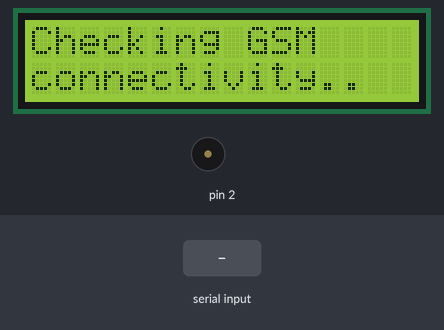
Bench run of a sketch on a simulated Arduino Uno, built with avr-gcc and run on an emulated ATmega328P. On the bench: 16×2 character LCD, buzzer (waves = sounding). Inputs (shaded band) come from the test bench. The modem accepts every AT command (registered, SIM ready, sends succeed) and sends nothing else.

Above: at 2.2 s.
At 14.9 s:
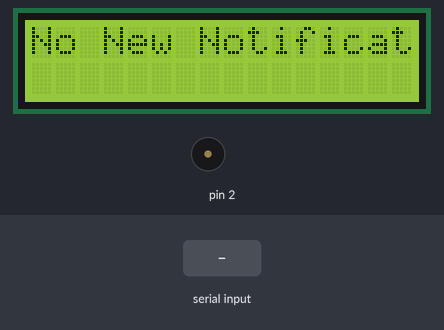
15.0 s: "*" received over the second serial link
At 17.8 s:
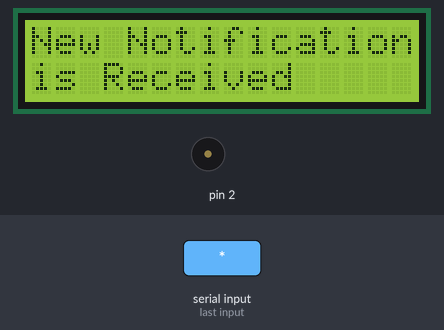
At 24.7 s:
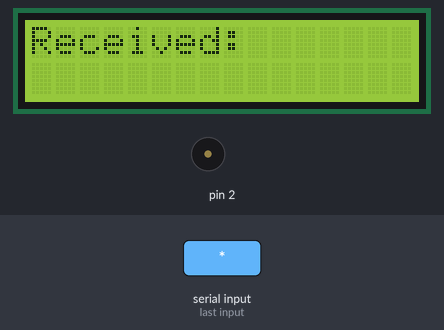
Timing chart, 0 to 25.0 s (numbered marks = the images above; inputs shaded):
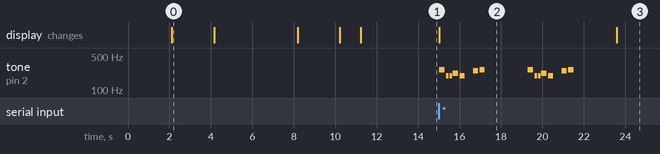

The sketch:

j.ino
```cpp
//--------<electronics-project-hub>com-------//
#include <LiquidCrystal_I2C.h>
#include <SoftwareSerial.h>
#include <TimeLib.h>

LiquidCrystal_I2C lcd(0x3F, 16, 2);
SoftwareSerial gsm(8, 9); // Rx, Tx
int var_1 = 0;
int var_2 = 0;
int var_3 = 0;
int var_4 = 0;
int var_5 = 0;
int thisNote = 0;

char string[200];
char message[100];

#define NOTE_B0  31
#define NOTE_C1  33
#define NOTE_CS1 35
#define NOTE_D1  37
#define NOTE_DS1 39
#define NOTE_E1  41
#define NOTE_F1  44
#define NOTE_FS1 46
#define NOTE_G1  49
#define NOTE_GS1 52
#define NOTE_A1  55
#define NOTE_AS1 58
#define NOTE_B1  62
#define NOTE_C2  65
#define NOTE_CS2 69
#define NOTE_D2  73
#define NOTE_DS2 78
#define NOTE_E2  82
#define NOTE_F2  87
#define NOTE_FS2 93
#define NOTE_G2  98
#define NOTE_GS2 104
#define NOTE_A2  110
#define NOTE_AS2 117
#define NOTE_B2  123
#define NOTE_C3  131
#define NOTE_CS3 139
#define NOTE_D3  147
#define NOTE_DS3 156
#define NOTE_E3  165
#define NOTE_F3  175
#define NOTE_FS3 185
#define NOTE_G3  196
#define NOTE_GS3 208
#define NOTE_A3  220
#define NOTE_AS3 233
#define NOTE_B3  247
#define NOTE_C4  262
#define NOTE_CS4 277
#define NOTE_D4  294
#define NOTE_DS4 311
#define NOTE_E4  330
#define NOTE_F4  349
#define NOTE_FS4 370
#define NOTE_G4  392
#define NOTE_GS4 415
#define NOTE_A4  440
#define NOTE_AS4 466
#define NOTE_B4  494
#define NOTE_C5  523
#define NOTE_CS5 554
#define NOTE_D5  587
#define NOTE_DS5 622
#define NOTE_E5  659
#define NOTE_F5  698
#define NOTE_FS5 740
#define NOTE_G5  784
#define NOTE_GS5 831
#define NOTE_A5  880
#define NOTE_AS5 932
#define NOTE_B5  988
#define NOTE_C6  1047
#define NOTE_CS6 1109
#define NOTE_D6  1175
#define NOTE_DS6 1245
#define NOTE_E6  1319
#define NOTE_F6  1397
#define NOTE_FS6 1480
#define NOTE_G6  1568
#define NOTE_GS6 1661
#define NOTE_A6  1760
#define NOTE_AS6 1865
#define NOTE_B6  1976
#define NOTE_C7  2093
#define NOTE_CS7 2217
#define NOTE_D7  2349
#define NOTE_DS7 2489
#define NOTE_E7  2637
#define NOTE_F7  2794
#define NOTE_FS7 2960
#define NOTE_G7  3136
#define NOTE_GS7 3322
#define NOTE_A7  3520
#define NOTE_AS7 3729
#define NOTE_B7  3951
#define NOTE_C8  4186
#define NOTE_CS8 4435
#define NOTE_D8  4699
#define NOTE_DS8 4978
int melody[] =
{
  NOTE_C4, NOTE_G3, NOTE_G3, NOTE_A3, NOTE_G3, 0, NOTE_B3, NOTE_C4
};
int noteDurations[] =
{
  4, 8, 8, 4, 4, 4, 4, 4
};
void setup()
{
  lcd.init();
  lcd.backlight();
  Serial.begin(9600);
  gsm.begin(9600);
  lcd.clear();
  lcd.setCursor(0, 0);
  lcd.print("Booting....");
  lcd.setCursor(0, 1);
  lcd.print("****************");
  delay(2000);
  lcd.clear();
  lcd.setCursor(0, 0);
  lcd.print("Checking GSM");
  lcd.setCursor(0, 1);
  lcd.print("connectivity..");
  boolean AT = true;
  while (AT)
  {
    gsm.println("AT");
    while (gsm.available() > 0)
    {
      if (gsm.find("OK"))
        AT = false;
    }
    delay(1000);
  }
  lcd.clear();
  lcd.print("GSM Module is");
  lcd.setCursor(0, 1);
  lcd.print("Connnected.");
  delay(2000);
  boolean echo = true;
  while (echo)
  {
    gsm.println("ATE0");
    while (gsm.available() > 0)
    {
      if (gsm.find("OK"))
        echo = false;
    }
    delay(1000);
  }
  lcd.clear();
  lcd.setCursor(0, 0);
  lcd.print("Establishing");
  lcd.setCursor(0, 1);
  lcd.print("Network...");
  boolean network = true;
  while (network)
  {
    gsm.println("AT+CPIN?");
    while (gsm.available() > 0)
    {
      if (gsm.find("+CPIN: READY"))
        network = false;
    }
    delay(1000);
  }
  lcd.clear();
  lcd.setCursor(0, 0);
  lcd.print("Network ");
  lcd.setCursor(0, 1);
  lcd.print("Established!");
  delay(1000);
  lcd.clear();
  lcd.setCursor(0, 0);
  lcd.print("No New Notification");
  delay(1000);
  gsm.println("AT+CNMI=2,2,0,0,0");
  delay(500);
  gsm.println("AT+CMGF=1");
  delay(1000);
}
void loop()
{
     while (gsm.available())
      {
        char Char = (char)gsm.read();
        string[var_2++] = Char;
        if (Char == '*')
        {
          var_1 = 1;
          lcd.clear();
          lcd.setCursor(0, 0);
          lcd.print("New Notification");
          lcd.setCursor(0, 1);
          lcd.print("is Received");
          for (var_5 = 0; var_5 < 2; var_5++)
          {
            for (thisNote = 0; thisNote < 8; thisNote++)
            {
              int noteDuration = 1000 / noteDurations[thisNote];
              tone(2, melody[thisNote], noteDuration);
              int pauseBetweenNotes = noteDuration * 1.30;
              delay(pauseBetweenNotes);
              noTone(2);
            }
            delay(2000);
          }
        }
      }
      if (var_1 == 1)
      {
        var_3 = 0;
        var_4 = 0;
        var_1 = 0;
        while (var_3 < var_2)
        {
          while (string[var_3] == '@')
          {
            var_3++;
            while (string[var_3] != '*')
            {
              message[var_4++] = string[var_3++];
            }
          }
          var_3++;
        }
        message[var_4] = '\0';
        lcd.clear();
        lcd.setCursor(0, 0);
        lcd.print("Received: ");

        lcd.setCursor(0, 1);
        lcd.print(message);
        delay(2000);
        var_1 = 0;
        var_2 = 0;
        var_3 = 0;
        var_4 = 0;
      }


}
//--------<electronics-project-hub>com-------//
```

Source omitted: icons.c (data table, 53161 bytes)

Measured:
- after the input at 15.0 s, tone on pin 2: plays 262 Hz for 0.25 s, 196 Hz for 0.13 s, 196 Hz for 0.13 s, 220 Hz for 0.25 s, 196 Hz for 0.25 s, 247 Hz for 0.25 s … (14 notes in this stretch), starting at once; the display: changes at once (image 2)
- what the display in image 0 shows lasts 2.1 s, from 2.1 s to 4.2 s
